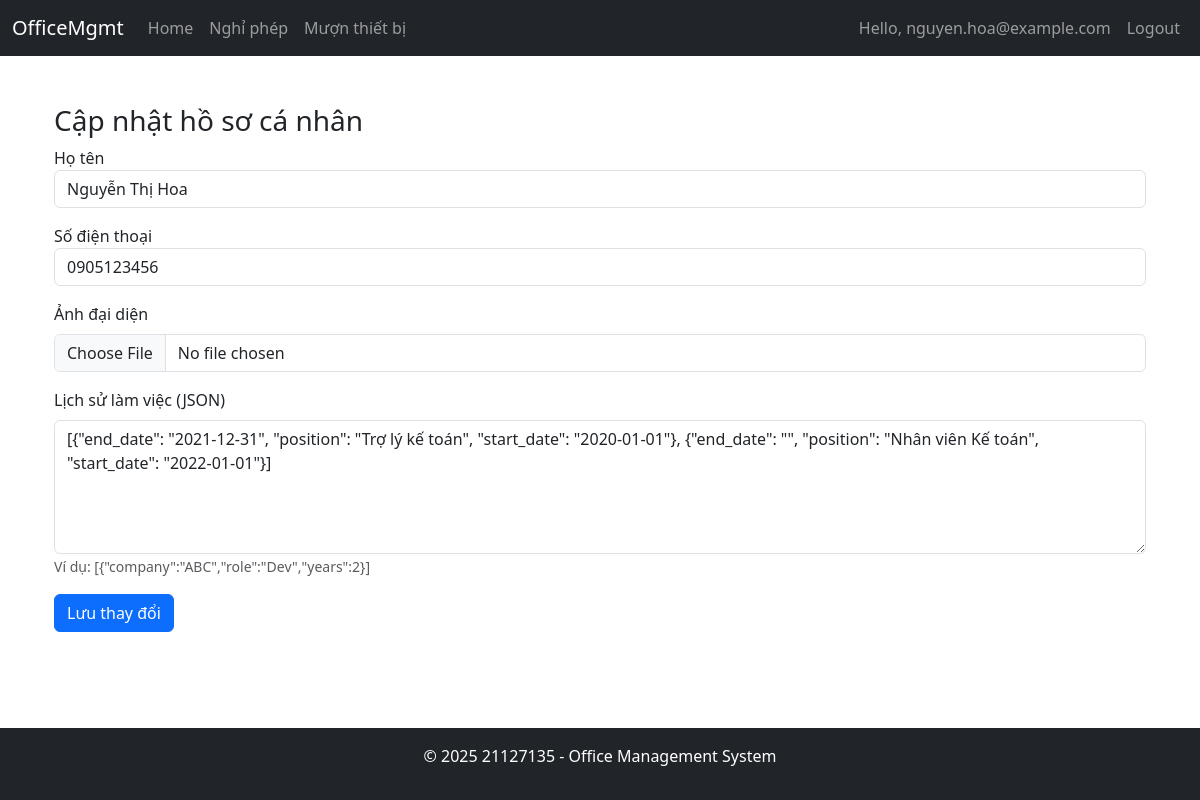
The page /index.php?controller=employee&action=edit_profile (signed in) on the database its author committed.
### tables this page shows
CREATE TABLE `EMPLOYEES` (
  `employee_id` int NOT NULL,
  `fullname` varchar(255) NOT NULL,
  `phone` varchar(50) DEFAULT NULL,
  `position` varchar(100) DEFAULT NULL,
  `department` varchar(100) DEFAULT NULL,
  `supervisor_id` int DEFAULT NULL,
  `user_id` int DEFAULT NULL,
  `work_history` json DEFAULT NULL,
  `image_path` varchar(500) DEFAULT NULL,
  `role` enum('default', 'hr', 'admin') DEFAULT 'default'
);

### controllers/EmployeeController.php (called while the page is built, shortened)
<?php
require_once __DIR__ . '/../models/Employee.php';
class EmployeeController
{
    public function edit_profile()
    {
        $user = Employee::findByUserId($_SESSION['user']['user_id']);
        include __DIR__ . '/../views/employee/edit_profile.php';
    }
}

### models/Employee.php (called while the page is built, shortened)
<?php
require_once __DIR__ . '/../config/config.inc.php';
class Employee
{
    public static function findByUserId($user_id)
    {
        global $mysqli;
        $stmt = $mysqli->prepare("SELECT * FROM EMPLOYEES WHERE user_id=?");
        $stmt->bind_param("i", $user_id);
        $stmt->execute();
        $result = $stmt->get_result();
        return $result->fetch_assoc();
    }
}

### views/employee/edit_profile.php (the view, shortened to what this page needs)
<?php require __DIR__ . '/../layout/header.php'; ?>
<div class="container mt-4">
    <h3>Cập nhật hồ sơ cá nhân</h3>
    <form method="POST" action="index.php?controller=employee&action=update_profile" enctype="multipart/form-data">
        <div class="mb-3">
            <label>Họ tên</label>
            <input name="fullname" class="form-control" value="<?= htmlspecialchars($user['fullname']) ?>" required>
        </div>
        <div class="mb-3">
            <label>Số điện thoại</label>
            <input name="phone" class="form-control"
                value="<?= htmlspecialchars($user['phone']) ?>"
                required
                pattern="^(03|05|07|08|09)\d{8}$"
                title="Số điện thoại phải bắt đầu bằng 03, 05, 07, 08 hoặc 09 và có 10 chữ số.">
        </div>
        <div class="mb-3">
            <label class="form-label">Ảnh đại diện</label><br>
            <input type="file" name="avatar" class="form-control">
        </div>
        <div class="mb-3">
            <label class="form-label">Lịch sử làm việc (JSON)</label>
            <textarea name="work_history" class="form-control" rows="5"><?= htmlspecialchars($user['work_history'] ?? '') ?></textarea>
            <small class="text-muted">Ví dụ: [{"company":"ABC","role":"Dev","years":2}]</small>
        </div>
        <button type="submit" class="btn btn-primary">Lưu thay đổi</button>
    </form>
</div>
<?php require __DIR__ . '/../layout/footer.php'; ?>

### index.php (shortened to what this page needs)
<?php
$controller = $_GET['controller'] ?? 'auth';
$action = $_GET['action'] ?? 'login';
$controllerFile = __DIR__ . '/controllers/' . ucfirst($controller) . 'Controller.php';
if (file_exists($controllerFile)) {
    $ctrl = new $controllerClass();
    if (method_exists($ctrl, $action)) {
        $ctrl->$action();
    } else {
        echo "Action not found!";
    }
} else {
    echo "Controller not found!";
}

### views/layout/header.php (shortened to what this page needs)
<!DOCTYPE html>
<html lang="en">
<head>
    <link
        href="https://cdn.jsdelivr.net/npm/bootstrap@5.3.6/dist/css/bootstrap.min.css"
        rel="stylesheet"
 />
    <link
        rel="stylesheet"
        href="https://cdn.jsdelivr.net/npm/bootstrap-icons@1.13.1/font/bootstrap-icons.min.css" />
</head>
<body class="d-flex flex-column min-vh-100">
    <nav class="navbar navbar-expand-lg navbar-dark bg-dark">
        <div class="container-fluid">
            <a class="navbar-brand" href="index.php?controller=employee&action=home">OfficeMgmt</a>
            <div class="collapse navbar-collapse" id="navbarSupportedContent">
                <ul class="navbar-nav me-auto">
                    <li class="nav-item"><a class="nav-link" href="index.php?controller=employee&action=home">Home</a></li>
                    <li class="nav-item"><a class="nav-link" href="index.php?controller=leave&action=createForm">Nghỉ phép</a></li>
                    <li class="nav-item"><a class="nav-link" href="index.php?controller=deviceBorrow&action=createForm">Mượn thiết bị</a></li>
                </ul>
                <ul class="navbar-nav ms-auto">
                    <?php if (!empty($_SESSION['user'])): ?>
                        <li class="nav-item">
                            <a class="nav-link" href="index.php?controller=employee&action=edit_profile">
                                Hello, <?= htmlspecialchars($_SESSION['user']['email']) ?>
                            </a>
                        </li>
                        <li class="nav-item"><a class="nav-link" href="index.php?controller=auth&action=logout">Logout</a></li>
                    <?php else: ?>
                        <li class="nav-item"><a class="nav-link" href="index.php?controller=auth&action=login">Login</a></li>
                    <?php endif; ?>
                </ul>
            </div>
        </div>
    </nav>
    <div class="container my-4">

### views/layout/footer.php (shortened to what this page needs)
</div>
<footer class="bg-dark text-white text-center py-3 mt-auto">
    <p>© 2025 21127135 - Office Management System</p>
</footer>
</body>
</html>

### rows shown on the page
employees: fullname "Nguyễn Thị Hoa", phone "0905123456", work_history "[{\"end_date\": \"2021-12-31\", \"position\": \"Trợ lý kế toán\", \"start_date\": \"2020-01-01\"}, {\"end_date\": \"\", \"position\": \"Nhân viên Kế toán\", \"start_date\": \"2022-01-01\"}]"

### other values the page prints
$_SESSION['user']['email'] "nguyen.hoa@example.com"
